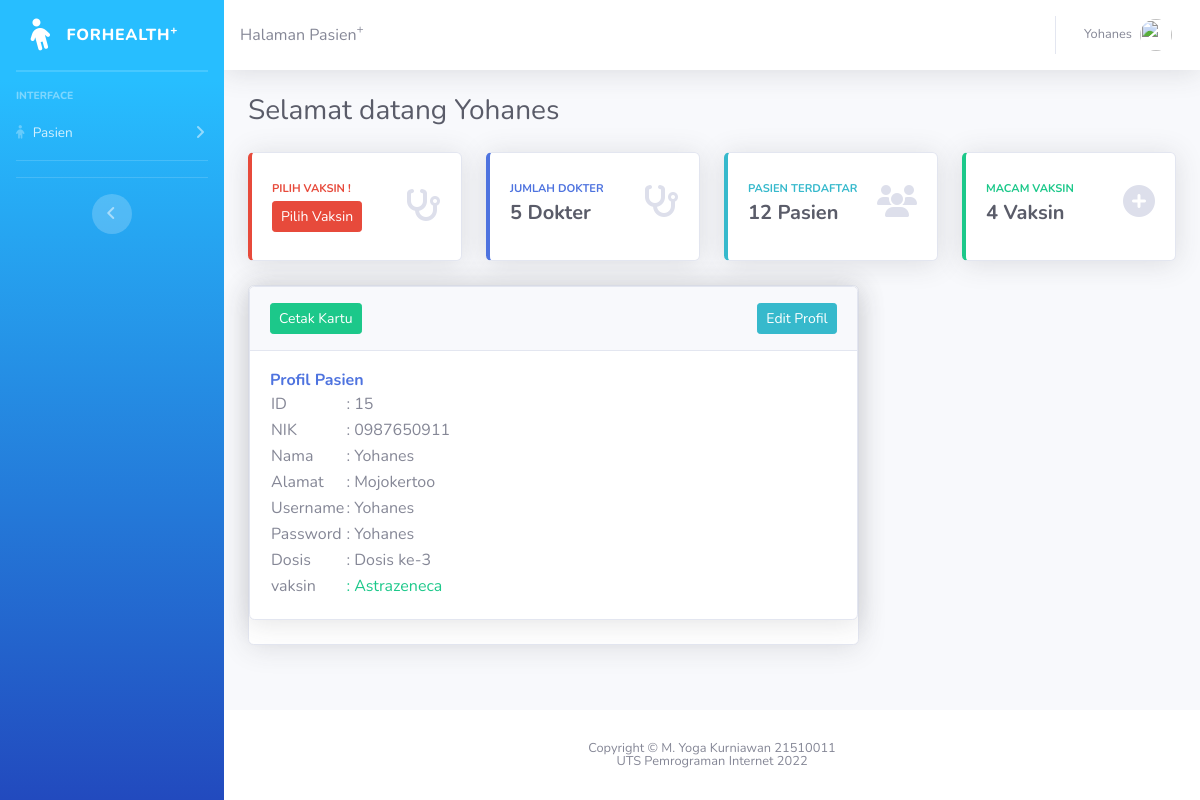
/halamanP.php (signed in), run on the app's committed database.
### tables this page shows
CREATE TABLE `pasien` (
  `idPasien` int(11) NOT NULL,
  `nik` varchar(11) NOT NULL,
  `nama` varchar(30) NOT NULL,
  `alamat` text NOT NULL,
  `username` varchar(10) NOT NULL,
  `password` varchar(10) NOT NULL,
  `level` enum('pasien') NOT NULL,
  `dosis` varchar(13) NOT NULL,
  `vaksin` int(11) DEFAULT NULL
);

CREATE TABLE `vaksin` (
  `idVaksin` int(11) NOT NULL,
  `namaVaksin` varchar(30) NOT NULL
);

### halamanP.php (the view, shortened to what this page needs)
<?php
include "connection.php";
?>
<!DOCTYPE html>
<html lang="en">
<head>
    <link href="vendor/fontawesome-free/css/all.min.css" rel="stylesheet" type="text/css">
    <link href="css/sb-admin-2.min.css" rel="stylesheet">
</head>
<body id="page-top">
    <div id="wrapper">
        <ul class="navbar-nav bg-gradient-primary sidebar sidebar-dark accordion" id="accordionSidebar">
            <a class="sidebar-brand d-flex align-items-center justify-content-center" href="halamanD.php">
                <div class="sidebar-brand-icon rotate-n-15">
                    <i class="fas fa-child"></i>
                </div>
                <div class="sidebar-brand-text mx-3">forHealth<sup>+</sup></div>
            </a>
            <hr class="sidebar-divider my-0">
            <hr class="sidebar-divider">
            <div class="sidebar-heading">
                Interface
            </div>
            <li class="nav-item">
                <a class="nav-link collapsed" href="#" data-toggle="collapse" data-target="#collapseUtilities" aria-expanded="true" aria-controls="collapseUtilities">
                    <i class="fas fa-child"></i>
                    <span>Pasien</span>
                </a>
            </li>
            <hr class="sidebar-divider">
            <hr class="sidebar-divider d-none d-md-block">
            <div class="text-center d-none d-md-inline">
                <button class="rounded-circle border-0" id="sidebarToggle"></button>
            </div>
        </ul>
        <div id="content-wrapper" class="d-flex flex-column">
            <div id="content">
                <nav class="navbar navbar-expand navbar-light bg-white topbar mb-4 static-top shadow">
                    Halaman Pasien<sup>+</sup>
                    <ul class="navbar-nav ml-auto">
                        <li class="nav-item dropdown no-arrow">
                            <a class="nav-link dropdown-toggle" href="#" id="userDropdown" role="button" data-toggle="dropdown" aria-haspopup="true" aria-expanded="false">
                                <span class="mr-2 d-none d-lg-inline text-gray-600 small"><?php echo $_SESSION['username']; ?></span>
                                <img class="img-profile rounded-circle" src="img/undraw_profile.svg">
                            </a>
                        </li>
                    </ul>
                </nav>
                <div class="container-fluid">
                    <div class="d-sm-flex align-items-center justify-content-between mb-4">
                        <h1 class="h3 mb-0 text-gray-800">Selamat datang <?php echo $_SESSION['username']; ?></h1>
                    </div>
                    <div class="row">
                        <div class="col-xl-3 col-md-6 mb-4">
                            <div class="card border-left-danger shadow h-100 py-2">
                                <div class="card-body">
                                    <div class="row no-gutters align-items-center">
                                        <div class="col mr-2">
                                            <div class="text-xs font-weight-bold text-danger text-uppercase mb-1">
                                                Pilih Vaksin !</div>
                                            <div class="h5 mb-0 font-weight-bold text-gray-800">
                                                <button type="button" class="btn btn-danger btn-sm" data-toggle="modal" data-target="#vaksin">
                                                    Pilih Vaksin
                                                </button>
                                            </div>
                                        </div>
                                        <div class="col-auto">
                                            <i class="fas fa-stethoscope fa-2x text-gray-300"></i>
                                        </div>
                                    </div>
                                </div>
                            </div>
                        </div>
                        <?php
                        $queryJD = mysqli_query($conn, "SELECT * FROM dokter");
                        $jumlahDokter = mysqli_num_rows($queryJD);
                        ?>
                        <div class="col-xl-3 col-md-6 mb-4">
                            <div class="card border-left-primary shadow h-100 py-2">
                                <div class="card-body">
                                    <div class="row no-gutters align-items-center">
                                        <div class="col mr-2">
                                            <div class="text-xs font-weight-bold text-primary text-uppercase mb-1">
                                                Jumlah Dokter</div>
                                            <div class="h5 mb-0 font-weight-bold text-gray-800">
                                                <?= $jumlahDokter ?> Dokter
                                            </div>
                                        </div>
                                        <div class="col-auto">
                                            <i class="fas fa-stethoscope fa-2x text-gray-300"></i>
                                        </div>
                                    </div>
                                </div>
                            </div>
                        </div>
                        <?php
                        $queryJP = mysqli_query($conn, "SELECT * FROM pasien");
                        $jumlahPasien = mysqli_num_rows($queryJP);
                        ?>
                        <div class="col-xl-3 col-md-6 mb-4">
                            <div class="card border-left-info shadow h-100 py-2">
                                <div class="card-body">
                                    <div class="row no-gutters align-items-center">
                                        <div class="col mr-2">
                                            <div class="text-xs font-weight-bold text-info text-uppercase mb-1">Pasien Terdaftar
                                            </div>
                                            <div class="h5 mb-0 font-weight-bold text-gray-800">
                                                <?= $jumlahPasien ?> Pasien
                                            </div>
                                        </div>
                                        <div class="col-auto">
                                            <i class="fas fa-users fa-2x text-gray-300"></i>
                                        </div>
                                    </div>
                                </div>
                            </div>
                        </div>
                        <?php
                        $queryJV = mysqli_query($conn, "SELECT * FROM vaksin");
                        $jumlahVaksin = mysqli_num_rows($queryJV)
                        ?>
                        <div class="col-xl-3 col-md-6 mb-4">
                            <div class="card border-left-success shadow h-100 py-2">
                                <div class="card-body">
                                    <div class="row no-gutters align-items-center">
                                        <div class="col mr-2">
                                            <div class="text-xs font-weight-bold text-success text-uppercase mb-1">
                                                Macam Vaksin</div>
                                            <div class="h5 mb-0 font-weight-bold text-gray-800">
                                                <?= $jumlahVaksin ?> Vaksin
                                            </div>
                                        </div>
                                        <div class="col-auto">
                                            <i class="fas fa-plus-circle fa-2x text-gray-300"></i>
                                        </div>
                                    </div>
                                </div>
                            </div>
                        </div>
                    </div>
                    <div class="row">
                        <div class="col-xl-8 col-lg-7">
                            <div class="card shadow mb-4">
                                <?php
                                $username = $_SESSION['username'];
                                $sql = "SELECT * FROM pasien JOIN vaksin ON vaksin.idVaksin = pasien.vaksin WHERE pasien.username = '$username'";
                                $user = mysqli_query($conn, $sql);
                                $data = mysqli_fetch_assoc($user);
                                ?>
                                <?php
                                if ($data) :
                                ?>
                                    <div class="card shadow mb-4">
                                        <div class="card-header py-3">
                                            <button style="float: right;" type="button" class="btn btn-info btn-sm" data-toggle="modal" data-target="#myModal">
                                                Edit Profil
                                            </button>
                                            <button type="button" class="btn btn-success btn-sm">
                                               <a style="text-decoration: none; color: white;" href="ssKartu.php">Cetak Kartu</a>
                                            </button>
                                        </div>
                                        <div class="card-body">
                                        <h6 class="m-0 font-weight-bold text-primary">Profil Pasien</h6>
                                            <table>
                                                <tr>
                                                    <td>ID</td>
                                                    <td>: <?= $data['idPasien'] ?> </td>
                                                </tr>
                                                <tr>
                                                    <td>NIK</td>
                                                    <td>: <?= $data['nik'] ?> </td>
                                                </tr>
                                                <tr>
                                                    <td>Nama</td>
                                                    <td>: <?= $data['nama'] ?> </td>
                                                </tr>
                                                <tr>
                                                    <td>Alamat</td>
                                                    <td>: <?= $data['alamat'] ?></td>
                                                </tr>
                                                <tr>
                                                    <td>Username</td>
                                                    <td>: <?= $data['username'] ?></td>
                                                </tr>
                                                <tr>
                                                    <td>Password</td>
                                                    <td>: <?= $data['password'] ?></td>
                                                </tr>
                                                <tr>
                                                    <td>Dosis</td>
                                                    <td>: <?= $data['dosis'] ?></td>
                                                </tr>
                                                <tr>
                                                    <td>vaksin</td>
                                                    <td class="text-success">: <?= $data['namaVaksin'] ?></td>
                                                </tr>
                                            </table>
                                        </div>
                                    </div>
                                <?php endif; ?>
                            </div>
                        </div>
                    </div>
                </div>
            </div>
            <footer class="sticky-footer bg-white">
                <div class="container my-auto">
                    <div class="copyright text-center my-auto">
                        <span>Copyright &copy; M. Yoga Kurniawan 21510011</span> <br>
                        <span>UTS Pemrograman Internet 2022</span>
                    </div>
                </div>
            </footer>
        </div>
    </div>
</body>
</html>

### data on the page
pasien: idPasien "15", nik "0987650911", nama "Yohanes", alamat "Mojokertoo", username "Yohanes", password "Yohanes", dosis "Dosis ke-3", vaksin.namaVaksin "Astrazeneca"

### other printed values
$_SESSION['username'] "Yohanes"
$jumlahDokter "5"
$jumlahPasien "12"
$jumlahVaksin "4"
